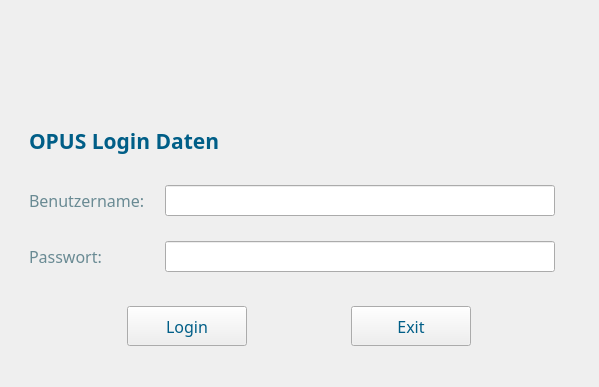
<?xml version="1.0" encoding="UTF-8"?>
<ui version="4.0">
 <class>login</class>
 <widget class="QMainWindow" name="login">
  <property name="geometry">
   <rect>
    <x>0</x>
    <y>0</y>
    <width>599</width>
    <height>387</height>
   </rect>
  </property>
  <property name="windowTitle">
   <string>MainWindow</string>
  </property>
  <widget class="QWidget" name="centralwidget">
   <layout class="QGridLayout" name="gridLayout">
    <item row="2" column="0">
     <spacer name="horizontalSpacer">
      <property name="orientation">
       <enum>Qt::Horizontal</enum>
      </property>
      <property name="sizeType">
       <enum>QSizePolicy::Fixed</enum>
      </property>
      <property name="sizeHint" stdset="0">
       <size>
        <width>20</width>
        <height>20</height>
       </size>
      </property>
     </spacer>
    </item>
    <item row="4" column="1" colspan="4">
     <layout class="QHBoxLayout" name="horizontalLayout">
      <property name="topMargin">
       <number>10</number>
      </property>
      <item>
       <widget class="QPushButton" name="loginbutton">
        <property name="minimumSize">
         <size>
          <width>30</width>
          <height>30</height>
         </size>
        </property>
        <property name="maximumSize">
         <size>
          <width>120</width>
          <height>40</height>
         </size>
        </property>
        <property name="font">
         <font>
          <family>Source Sans Pro</family>
          <pointsize>12</pointsize>
          <weight>50</weight>
          <bold>false</bold>
         </font>
        </property>
        <property name="styleSheet">
         <string notr="true">color: rgb(0, 94, 135);</string>
        </property>
        <property name="text">
         <string>Login</string>
        </property>
       </widget>
      </item>
      <item>
       <widget class="QPushButton" name="exitbutton">
        <property name="minimumSize">
         <size>
          <width>0</width>
          <height>40</height>
         </size>
        </property>
        <property name="maximumSize">
         <size>
          <width>120</width>
          <height>40</height>
         </size>
        </property>
        <property name="font">
         <font>
          <family>Source Sans Pro</family>
          <pointsize>12</pointsize>
          <weight>50</weight>
          <bold>false</bold>
         </font>
        </property>
        <property name="styleSheet">
         <string notr="true">color: rgb(0, 94, 135);</string>
        </property>
        <property name="text">
         <string>Exit</string>
        </property>
       </widget>
      </item>
     </layout>
    </item>
    <item row="2" column="5">
     <spacer name="horizontalSpacer_2">
      <property name="orientation">
       <enum>Qt::Horizontal</enum>
      </property>
      <property name="sizeType">
       <enum>QSizePolicy::Fixed</enum>
      </property>
      <property name="sizeHint" stdset="0">
       <size>
        <width>20</width>
        <height>20</height>
       </size>
      </property>
     </spacer>
    </item>
    <item row="1" column="1" colspan="4">
     <widget class="QLabel" name="LogoImage">
      <property name="minimumSize">
       <size>
        <width>500</width>
        <height>70</height>
       </size>
      </property>
      <property name="maximumSize">
       <size>
        <width>500</width>
        <height>70</height>
       </size>
      </property>
      <property name="font">
       <font>
        <family>Source Sans Pro</family>
        <pointsize>12</pointsize>
       </font>
      </property>
      <property name="text">
       <string/>
      </property>
      <property name="pixmap">
       <pixmap>phydent-logo-2x.png</pixmap>
      </property>
      <property name="scaledContents">
       <bool>false</bool>
      </property>
     </widget>
    </item>
    <item row="2" column="1" colspan="4">
     <widget class="QLabel" name="label">
      <property name="maximumSize">
       <size>
        <width>16777215</width>
        <height>40</height>
       </size>
      </property>
      <property name="font">
       <font>
        <family>Source Sans Pro SemiBold</family>
        <pointsize>16</pointsize>
        <weight>75</weight>
        <bold>true</bold>
       </font>
      </property>
      <property name="text">
       <string>&lt;html&gt;&lt;head/&gt;&lt;body&gt;&lt;p&gt;&lt;span style=&quot; color:#005e87;&quot;&gt;OPUS Login Daten&lt;/span&gt;&lt;/p&gt;&lt;/body&gt;&lt;/html&gt;</string>
      </property>
     </widget>
    </item>
    <item row="3" column="1" colspan="4">
     <layout class="QGridLayout" name="gridLayout_2">
      <property name="topMargin">
       <number>10</number>
      </property>
      <property name="rightMargin">
       <number>15</number>
      </property>
      <property name="bottomMargin">
       <number>10</number>
      </property>
      <property name="horizontalSpacing">
       <number>20</number>
      </property>
      <property name="verticalSpacing">
       <number>25</number>
      </property>
      <item row="1" column="0">
       <widget class="QLabel" name="passlabel">
        <property name="font">
         <font>
          <family>Source Sans Pro</family>
          <pointsize>12</pointsize>
         </font>
        </property>
        <property name="text">
         <string>&lt;html&gt;&lt;head/&gt;&lt;body&gt;&lt;p&gt;&lt;span style=&quot; color:#698a93;&quot;&gt;Passwort:&lt;/span&gt;&lt;/p&gt;&lt;/body&gt;&lt;/html&gt;</string>
        </property>
       </widget>
      </item>
      <item row="0" column="0">
       <widget class="QLabel" name="userlabel">
        <property name="font">
         <font>
          <family>Source Sans Pro</family>
          <pointsize>12</pointsize>
         </font>
        </property>
        <property name="text">
         <string>&lt;html&gt;&lt;head/&gt;&lt;body&gt;&lt;p&gt;&lt;span style=&quot; color:#698a93;&quot;&gt;Benutzername:&lt;/span&gt;&lt;/p&gt;&lt;/body&gt;&lt;/html&gt;</string>
        </property>
       </widget>
      </item>
      <item row="0" column="1">
       <widget class="QLineEdit" name="userinput">
        <property name="minimumSize">
         <size>
          <width>0</width>
          <height>30</height>
         </size>
        </property>
        <property name="font">
         <font>
          <family>Source Sans Pro</family>
          <pointsize>12</pointsize>
         </font>
        </property>
       </widget>
      </item>
      <item row="1" column="1">
       <widget class="QLineEdit" name="passinput">
        <property name="minimumSize">
         <size>
          <width>0</width>
          <height>30</height>
         </size>
        </property>
        <property name="font">
         <font>
          <family>Source Sans Pro</family>
          <pointsize>12</pointsize>
         </font>
        </property>
       </widget>
      </item>
     </layout>
    </item>
    <item row="0" column="1">
     <spacer name="verticalSpacer">
      <property name="orientation">
       <enum>Qt::Vertical</enum>
      </property>
      <property name="sizeType">
       <enum>QSizePolicy::Fixed</enum>
      </property>
      <property name="sizeHint" stdset="0">
       <size>
        <width>0</width>
        <height>20</height>
       </size>
      </property>
     </spacer>
    </item>
    <item row="5" column="2">
     <spacer name="verticalSpacer_2">
      <property name="orientation">
       <enum>Qt::Vertical</enum>
      </property>
      <property name="sizeType">
       <enum>QSizePolicy::Fixed</enum>
      </property>
      <property name="sizeHint" stdset="0">
       <size>
        <width>0</width>
        <height>20</height>
       </size>
      </property>
     </spacer>
    </item>
   </layout>
  </widget>
 </widget>
 <resources/>
 <connections/>
</ui>
